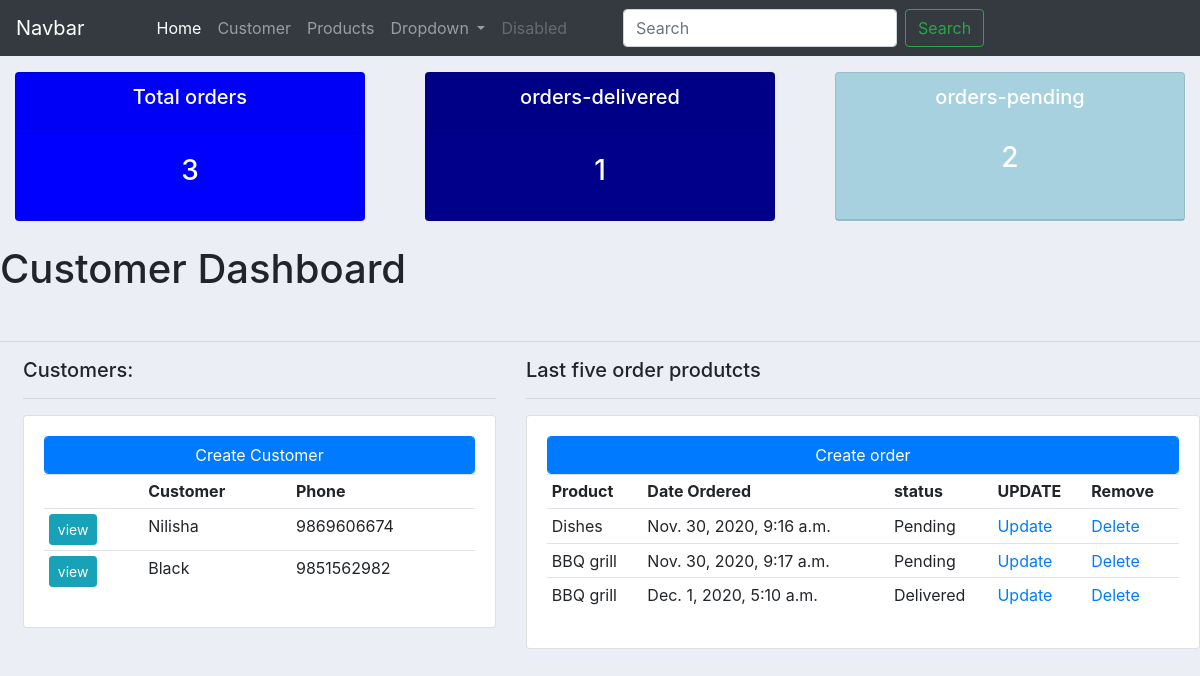
Before: / with the older database file.
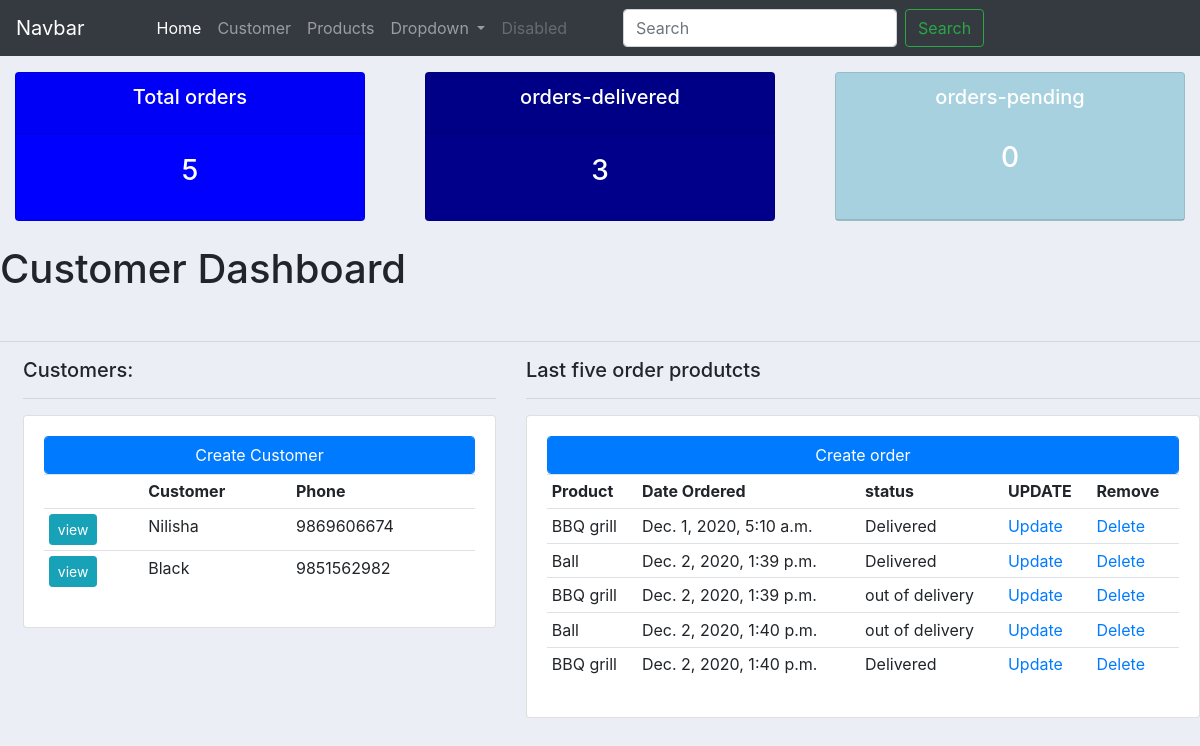
After: the same page with the newer database file.
### accounts/models.py (models this page shows, shortened)
class Customer(models.Model):
    name = models.CharField(max_length=200,default='')
    email = models.EmailField(null=True)
    phone = models.CharField(max_length=101,null=True)
    date_created = models.DateTimeField(auto_now_add=True,null=True)

class Order(models.Model):
    STATUS = (
        ('Pending','Pending'),
        ('Delivered','Delivered'),
        ('out of delivery','out of delivery'),
    )
    customer = models.ForeignKey(Customer,null=True,on_delete=models.SET_NULL)
    products = models.ForeignKey(Products,null=True,on_delete=models.SET_NULL)
    date_created = models.DateTimeField(auto_now_add=True,null=True)
    Status =  models.CharField(max_length=101,null=True,choices=STATUS)

class Products(models.Model):
    CATEGORY = (
        ('indoor','indoor'),
        ('outdoor','outdoor'),
    )
    name = models.CharField(max_length=2000,null=True)
    price = models.FloatField(null=True)
    category = models.CharField(max_length=200,null=True,choices=CATEGORY)
    description = models.CharField(max_length=200,null=True)
    date_created = models.DateTimeField(auto_now_add=True,null=True)
    tags = models.ManyToManyField(Tag)
    def __str__(self):
        return self.name

### accounts/views.py (the view)
# urls.py: path('', home,name='home'),
def home(request):
    customers = Customer.objects.all()
    orders = Order.objects.all()
    total_customers = customers.count()
    total_orders = orders.count()
    delivered = orders.filter(Status='Delivered').count()
    pending = orders.filter(Status='Pending').count()
    context = {
        'customers':customers,
        'orders':orders,
        'total_customers':total_customers,
        'total_orders':total_orders,
        'delivered':delivered,
        'pending':pending
    }
    return render(request,'accounts/home.html',context)

### accounts/templates/accounts/home.html (shortened to what this page needs)
{% extends 'accounts/base.html' %}
{% block content %}
<br>
<br>
{% include 'accounts/status.html' %}
<h1 class="mt-2 mb-5"> Customer Dashboard</h1>
<hr>
<div class="row ml-2">
    <div class="col-md-5">
        <h5>Customers:</h5>
        <hr>
        <div class="card card-body">
            <a href="" class="btn btn-primary form-control">Create Customer</a>
            <table class="table table-sm">
                <tr>
                    <th></th>
                    <th>Customer</th>
                    <th>Phone</th>
                </tr>
                {% for i in customers %}
                <tr>
                    <td><a href="{% url 'customer' i.id %}" class="btn btn-sm btn-info">view</a></td>
                    <td>{{i.name}}</td>
                    <td>{{i.phone}}</td>
                </tr>
                {% endfor %}
            </table>
        </div>
    </div>
    <div class="col-md-7">
        <h5>Last five order produtcts</h5>
        <hr>
        <div class="card card-body">
            <a href="{% url 'createorder' %}" class="btn btn-primary form-control">Create order</a>
            <table class="table table-sm">
                <tr>
                    <th>Product</th>
                    <th>Date Ordered</th>
                    <th>status</th>
                    <th>UPDATE</th>
                    <th>Remove</th>
                </tr>
                {% for i in orders %}
                <tr>
                    <td>{{i.products}}</td>
                    <td>{{i.date_created}}</td>
                    <td>{{i.Status}}</td>
                    <td><a href="{% url 'updateorder' i.id %}">Update</a></td>
                    <td><a href="{% url 'deleteorder' i.id %}">Delete</a></td>
                </tr>
                {% endfor %}
            </table>
        </div>
    </div>
</div>
{% endblock %}

### accounts/templates/accounts/base.html (shortened to what this page needs)
<!DOCTYPE html>
 <html lang="en">
 <head>
    {% load static %}
    <link rel="stylesheet" href="{% static 'accounts/css/style.css' %}">
    <link rel="stylesheet" href="https://maxcdn.bootstrapcdn.com/bootstrap/4.0.0/css/bootstrap.min.css">
 </head>
 <body>
   {% include 'accounts/navbar.html' %}
   <br>
    {% block content %}
    {% endblock %}
 </body>
 </html>

### accounts/templates/accounts/navbar.html (shortened to what this page needs)
<nav class="navbar navbar-expand-lg navbar-dark bg-dark fixed-top">
    <a class="navbar-brand" href="#">Navbar</a>
    <div class="collapse navbar-collapse" id="navbarSupportedContent">
      <ul class="navbar-nav ml-5">
        <li class="nav-item active">
          <a class="nav-link" href="/">Home <span class="sr-only">(current)</span></a>
        </li>
        <li class="nav-item">
          <a class="nav-link" href="/customer">Customer</a>
        </li>
        <li class="nav-item">
          <a class="nav-link" href="/products">Products</a>
        </li>
        <li class="nav-item dropdown">
          <a class="nav-link dropdown-toggle" href="#" id="navbarDropdown" role="button" data-toggle="dropdown" aria-haspopup="true" aria-expanded="false">
            Dropdown
          </a>
        </li>
        <li class="nav-item">
          <a class="nav-link disabled" href="#">Disabled</a>
        </li>
      </ul>
      <form class="form-inline my-2 my-lg-0 ml-5">
        <input class="form-control mr-sm-2" type="search" placeholder="Search" aria-label="Search">
        <button class="btn btn-outline-success my-2 my-sm-0" type="submit">Search</button>
      </form>
    </div>
 </nav>

### accounts/templates/accounts/status.html
<div class="row">
    <div class="col">
        <div class="col-md">
            <div class="card text-center text-white mb-3" id="total-orders">
                <div class="card-header">
                    <h5 class="card-title">Total orders</h5>
                </div>
                <div class="card-body">
                    <h3 class="card-title">{{total_orders}}</h3>
                </div>
            </div>
        </div>
    </div>
    <div class="col">
        <div class="col-md">
            <div class="card text-center text-white mb-3" id="orders-delivered">
                <div class="card-header">
                    <h5 class="card-title">orders-delivered</h5>
                </div>
                <div class="card-body">
                    <h3 class="card-title">{{ delivered }}</h3>
                </div>
            </div>
        </div>
    </div>
    <div class="col">
        <div class="col-md">
            <div class="card text-center text-white mb-3" id="orders-pending">
                <div class="card-header">
                    <h5 class="card-title">orders-pending</h5>
                <div class="card-body">
                    <h3 class="card-title">{{ pending }}</h3>
                </div>
            </div>
        </div>
    </div>
</div>
</div>

### accounts/static/accounts/css/style.css (style rules this page uses)
* { margin:0; padding: 0; }

### accounts/templates/accounts/home.html (style rules this page uses)
body { background-color: #ebeff5; }
#total-orders { background-color: blue; }
#orders-delivered { background-color: darkblue; }
#orders-pending { background-color: lightblue; }

Changed rows visible on the page:
removed Order: products "Dishes", date_created "Nov. 30, 2020, 9:16 a.m.", Status "Pending"
removed Order: products "BBQ grill", date_created "Nov. 30, 2020, 9:17 a.m.", Status "Pending"
added Order: products "Ball", date_created "Dec. 2, 2020, 1:39 p.m.", Status "Delivered"
added Order: products "BBQ grill", date_created "Dec. 2, 2020, 1:39 p.m.", Status "out of delivery"
added Order: products "Ball", date_created "Dec. 2, 2020, 1:40 p.m.", Status "out of delivery"
added Order: products "BBQ grill", date_created "Dec. 2, 2020, 1:40 p.m.", Status "Delivered"
Other visible differences:
{{ total_orders }}: "3" → "5"
{{ delivered }}: "1" → "3"
{{ pending }}: "2" → "0"
